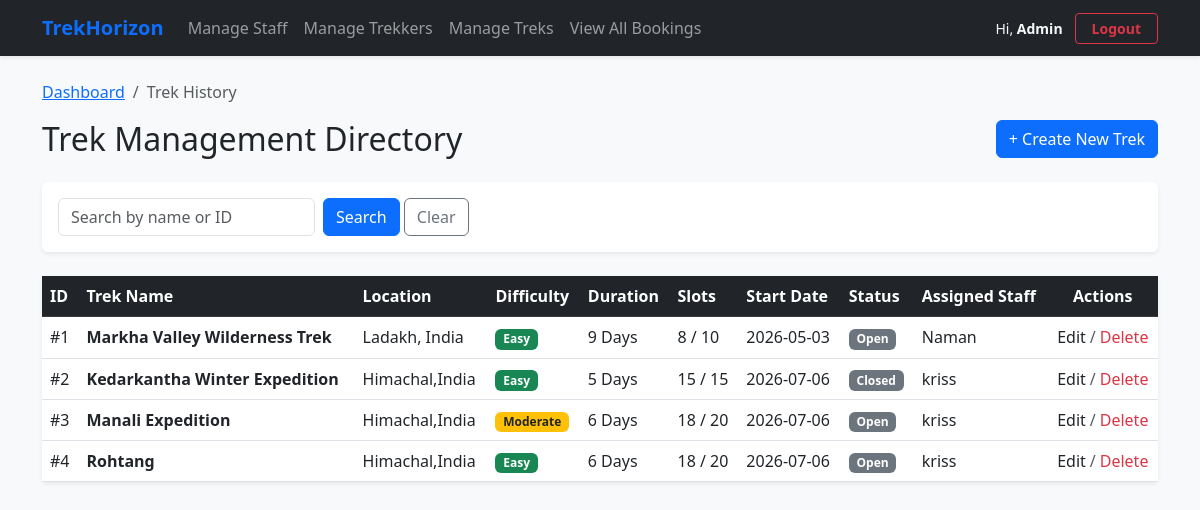
/admin/treks (signed in), run on an earlier commit of the app's database.
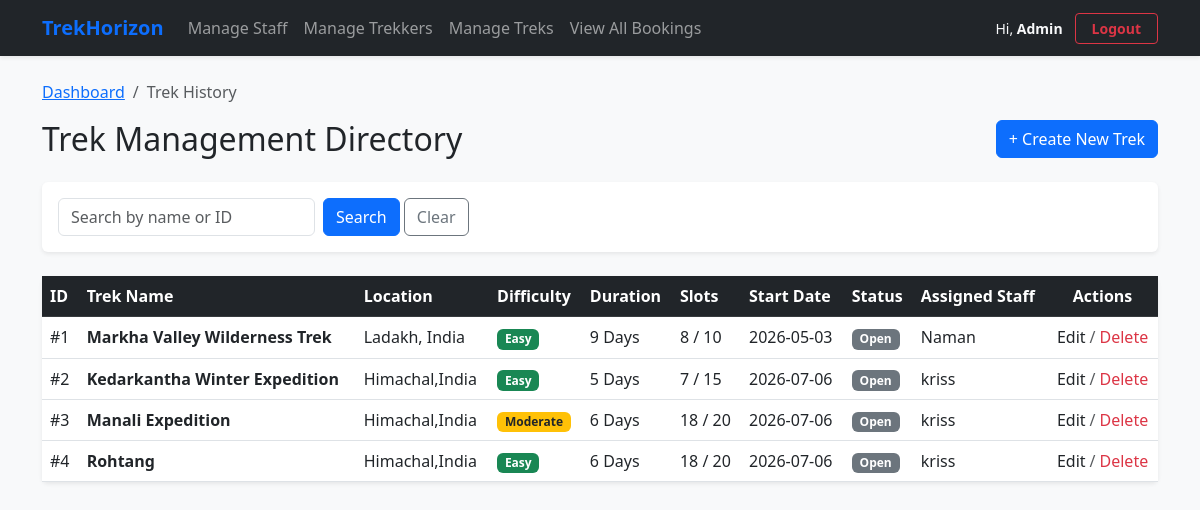
And on a later commit of the database.
### models.py (models this page shows)
class Trek(db.Model):
    trek_id = db.Column(db.Integer, primary_key=True, autoincrement=True)
    trek_name = db.Column(db.String(150), nullable=False)
    location = db.Column(db.String(150), nullable=False)
    difficulty = db.Column(db.Enum('Easy', 'Moderate', 'Hard', name='trek_difficulty'), nullable=False)
    duration_days = db.Column(db.Integer, nullable=False)
    available_slots = db.Column(db.Integer, nullable=False)
    max_slots = db.Column(db.Integer, nullable=False)
    start_date = db.Column(db.Date, nullable=False)
    end_date = db.Column(db.Date, nullable=False)
    status = db.Column(db.Enum('Pending', 'Started', 'Open', 'Closed', 'Completed', name='trek_status'), nullable=False)
    assigned_staff_id = db.Column(db.Integer, db.ForeignKey('user.user_id'), nullable=True)
    cost_per_person = db.Column(db.Float, nullable=False, default=0.0)
    meeting_point = db.Column(db.String(255), nullable=True)
    description = db.Column(db.Text, nullable=True)
    bookings = db.relationship('Booking', backref='trek', lazy=True)

class User(db.Model):
    user_id = db.Column(db.Integer, primary_key=True, autoincrement=True)
    name = db.Column(db.String(100), nullable=False)
    email = db.Column(db.String(100), nullable=False, unique=True)
    password = db.Column(db.String(255), nullable=False)
    phone = db.Column(db.String(20), nullable=True)
    role = db.Column(db.Enum('Admin', 'Staff', 'Trekker', name='user_roles'), nullable=False)
    status = db.Column(db.String(20), nullable=False, default='Approved')
    created_at = db.Column(db.DateTime, default=datetime.utcnow)
    managed_treks = db.relationship('Trek', backref='assigned_staff', lazy=True)
    bookings = db.relationship('Booking', backref='trekker', lazy=True)

### routes/admin.py (the view)
@app.route('/admin/treks')
def admin_trek_list():
    if 'user_id' not in session or session['user_role'] != 'Admin':
        return "Access Forbidden", 403
    search_query = request.args.get('search', '').strip()
    query = Trek.query
    if search_query:
        clean_id = search_query.replace('#', '').strip()
        if clean_id.isdigit():
            query = query.filter(Trek.trek_id == int(clean_id))
        else:
            query = query.filter(Trek.trek_name.like(f"%{search_query}%"))
    all_treks = query.all()
    return render_template('admintreks.html', treks=all_treks, search_query=search_query)

### templates/admintreks.html (shortened to what the changed rows need)
{% extends 'base.html' %}
{% block content %}
    <div class="d-flex justify-content-between align-items-center mb-4">
        <h2 class="mb-0">Trek Management Directory</h2>
    </div>
    <div class="card shadow-sm border-0">
        <div class="card-body p-0">
            <div class="table-responsive">
                <table class="table table-hover mb-0 align-middle">
                    <thead class="table-dark text-nowrap">
                        <tr>
                            <th>ID</th>
                            <th>Trek Name</th>
                            <th>Location</th>
                            <th>Difficulty</th>
                            <th>Duration</th>
                            <th>Slots</th>
                            <th>Start Date</th>
                            <th>Status</th>
                            <th>Assigned Staff</th>
                            <th class="text-center">Actions</th>
                        </tr>
                    </thead>
                    <tbody>
                        {% if treks %}
                            {% for trek in treks %}
                            <tr>
                                <td>#{{ trek.trek_id }}</td>
                                <td><strong>{{ trek.trek_name }}</strong></td>
                                <td>{{ trek.location }}</td>
                                <td>
                                    <span class="badge {% if trek.difficulty == 'Easy' %}bg-success{% elif trek.difficulty == 'Moderate' %}bg-warning text-dark{% else %}bg-danger{% endif %}">
                                        {{ trek.difficulty }}
                                    </span>
                                </td>
                                <td>{{ trek.duration_days }} Days</td>
                                <td>{{ trek.available_slots }} / {{ trek.max_slots }}</td>
                                <td>{{ trek.start_date.strftime('%Y-%m-%d') }}</td>
                                <td>
                                    <span class="badge bg-secondary">{{ trek.status }}</span>
                                </td>
                                <td>
                                    {% if trek.assigned_staff %}
                                        {{ trek.assigned_staff.name }}
                                    {% else %}
                                        <em class="text-muted">Unassigned</em>
                                    {% endif %}
                                </td>
                                <td class="text-center">
                                    <div class="d-inline-flex align-items-center gap-1">
                                        <a href="/admin/trek/edit/{{ trek.trek_id }}" class="text-dark text-decoration-none">Edit</a>
                                        <span class="text-muted">/</span>
                                        <form action="/admin/trek/delete/{{ trek.trek_id }}" method="POST" onsubmit="return confirm('Are you absolutely sure you want to permanently delete this trek? This action cannot be undone.');" class="d-inline">
                                            <button type="submit" class="btn btn-link p-0 text-danger text-decoration-none border-0 align-baseline" style="font-size: inherit;">Delete</button>
                                        </form>
                                    </div>
                                </td>
                            </tr>
                            {% endfor %}
                        {% else %}
                            <tr>
                                <td colspan="10" class="text-center py-4 text-muted">No treks match your search parameters. Click "Clear" to view all records.</td>
                            </tr>
                        {% endif %}
                    </tbody>
                </table>
            </div>
        </div>
    </div>
{% endblock %}

What changed in the data, as far as the page shows it:
changed Trek "Kedarkantha Winter Expedition": available_slots "15" → "7"; status "Closed" → "Open"
